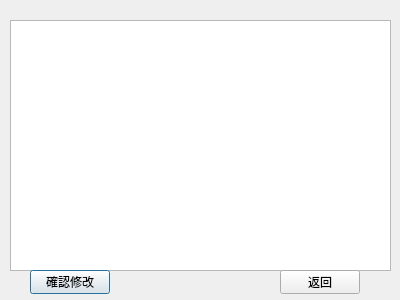
<?xml version="1.0" encoding="UTF-8"?>
<ui version="4.0">
 <class>ModifyOrderForm</class>
 <widget class="QDialog" name="ModifyOrderForm">
  <property name="geometry">
   <rect>
    <x>0</x>
    <y>0</y>
    <width>400</width>
    <height>300</height>
   </rect>
  </property>
  <property name="windowTitle">
   <string>Dialog</string>
  </property>
  <widget class="QTableView" name="tableView">
   <property name="geometry">
    <rect>
     <x>10</x>
     <y>20</y>
     <width>381</width>
     <height>251</height>
    </rect>
   </property>
  </widget>
  <widget class="QPushButton" name="pushButton">
   <property name="geometry">
    <rect>
     <x>30</x>
     <y>270</y>
     <width>80</width>
     <height>24</height>
    </rect>
   </property>
   <property name="text">
    <string>確認修改</string>
   </property>
  </widget>
  <widget class="QPushButton" name="pushButton_2">
   <property name="geometry">
    <rect>
     <x>280</x>
     <y>270</y>
     <width>80</width>
     <height>24</height>
    </rect>
   </property>
   <property name="text">
    <string>返回</string>
   </property>
  </widget>
 </widget>
 <resources/>
 <connections/>
</ui>
